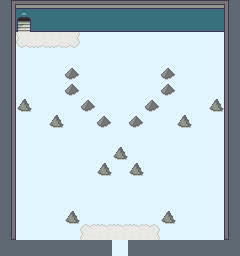

Rendered tile map (Tiled .tmx) drawn with the repository's tilesets; below, a short description and the map source with its tile grids summarised:
An orthogonal 15x16 tile map with 16x16 px tiles, 2 tile layers (Tile Layer 1, Tile Layer 2), 8 tilesets and 9 objects (3x NPC, 2x Solid, 2x Door).

<map version="1.9" tiledversion="1.9.0" orientation="orthogonal" renderorder="right-down" width="15" height="16" tilewidth="16" tileheight="16" infinite="0" backgroundcolor="#e1f5fe" nextlayerid="11" nextobjectid="71">
 <properties>
  <property name="action">(begin
  (map-name "XEONJIA TOWER – 1F")
  (if (!get "x2-safe")
    (dialog
      '(("* The Spirit of Fire warmed the tower *")
      ("/september" "Here we are finally! It's time to save the world!")))))</property>
  <property name="disable-worldmap" type="bool" value="true" />
  <property name="map-name" value="XEONJIA TOWER – 1F" />
  <property name="music" value="tower" />
 </properties>
 <tileset firstgid="1" source="../tilesets/outdoor-1.tsx" />
 <tileset firstgid="129" source="../tilesets/monsters.tsx" />
 <tileset firstgid="204" source="../tilesets/npc_common.tsx" />
 <tileset firstgid="256" source="../tilesets/outdoor-2.tsx" />
 <tileset firstgid="416" source="../tilesets/outdoor-3.tsx" />
 <tileset firstgid="544" source="../tilesets/indoor.tsx" />
 <tileset firstgid="600" source="../tilesets/npc_main.tsx" />
 <tileset firstgid="632" source="../tilesets/tower.tsx" />
 <layer id="1" name="Tile Layer 1" width="15" height="16">
  <data>[240 cells, 96 non-empty, 19 distinct tile ids]</data>
 </layer>
 <objectgroup id="9" name="npc">
  <object id="63" class="NPC" gid="613" x="128" y="240" width="16" height="16">
   <properties>
    <property name="action">(if (!get "x1-move")
  (dialog '(("/" "The temperature is great here.")))
  (dialog '(("/" "What were you thinking about?"))))</property>
    <property name="actionOnEvent">(if (get "x1-safe")
  (delete-me))</property>
   </properties>
  </object>
  <object id="64" class="NPC" gid="629" x="96" y="240" width="16" height="16">
   <properties>
    <property name="action">(if (!get "x1-move")
  (dialog '(("/" "I can't wait to defeat the King of Evil.")))
  (dialog '(("/" "We have no time to waste!"))))</property>
    <property name="actionOnEvent">(if (get "x1-safe")
  (delete-me))</property>
   </properties>
  </object>
  <object id="65" class="NPC" gid="625" x="144" y="240" width="16" height="16">
   <properties>
    <property name="action" value="(dialog '((&quot;/&quot; &quot;If there are monsters I hide, I don't like to fight.&quot;)))" />
    <property name="actionOnEvent">(if (get "x1-safe")
  (delete-me))</property>
   </properties>
  </object>
 </objectgroup>
 <layer id="6" name="Tile Layer 2" width="15" height="16">
  <data>[240 cells, 0 non-empty, 0 distinct tile ids]</data>
 </layer>
 <objectgroup id="8" name="items">
  <object id="67" class="Solid" x="112" y="208" width="16" height="16">
   <properties>
    <property name="actionOnCollision">(if (!get "x1-move")
  (begin
    (delete-me)
    (set "x1-move" #t)
    (dialog
      '(("/shen" "Let's go!")
      ("/milla_happy" "Yeahhh!")))
    (wait)
    (move '(1 63))
    (move '(1 64))
    (move '(1 65))
    (wait 1.2)
    (move '(2 63))
    (move '(3 64))
    (move '(2 65))
    (wait 1.2)
    (move '(1 63))
    (move '(1 64))
    (move '(1 65))
    (wait 1.2)
    (move '(3 63))
    (move '(2 64))
    (move '(2 65))
    (wait 1.2)
    (set-orientation '(1 63))
    (move '(1 64))
    (move '(1 65))
    (wait 1.2)
    (move '(1 63))
    (move '(3 65))
    (wait 1.2)
    (move '(3 63))
    (move '(3 65))
    (wait 0.6)
    (set-orientation '(0 63))
    (set-orientation '(0 64))
    (set-orientation '(0 65))
    (wait 1.8)
    (dialog
      '(("Am I really in the tower? I still don't believe it…\nAfter this long journey…\nEverything I've been through has prepared me for this moment.\nI can no longer hesitate, I can't look back.\nLet the last challenge begin!")
      ("/september" "Come on, {{hero}}! Move! What are you waiting for?!")
      ("/" "Yes, sorry, I'm coming!")))
    (wait)))</property>
    <property name="actionOnEvent">(if (get "x1-move")
  (delete-me))</property>
   </properties>
  </object>
  <object id="68" class="Solid" gid="648" x="112" y="256" width="16" height="16">
   <properties>
    <property name="action" value="(dialog '((&quot;The door is closed. I can't open it.\nAnyway, it's not the time to run away.&quot;)))" />
    <property name="actionOnEvent">(if (get "the-end")
  (delete-me))</property>
   </properties>
  </object>
  <object id="69" gid="640" x="112" y="256" width="16" height="16">
   <properties>
    <property name="actionOnEvent">(if (!get "the-end")
  (delete-me))</property>
   </properties>
  </object>
  <object id="70" gid="638" x="112" y="192" width="16" height="16">
   <properties>
    <property name="action">(if (! (has-item "x1.stone4"))
  (begin
    (dialog '(("/" "There is something behind this rock… It's a stone!")))
    (give-item "x1.stone4")
    (dialog '(("This is a very strange stone…"))))
  (dialog '(("/" "A rock."))))</property>
   </properties>
  </object>
 </objectgroup>
 <objectgroup id="10" name="spawn points">
  <object id="54" class="Door" x="112" y="224" width="16" height="16">
   <properties>
    <property name="action">(if (!get "the-end")
  (dialog '(("The door is closed. I can't open it.\nAnyway, it's not the time to run away."))))</property>
    <property name="mainDoor" type="bool" value="true" />
    <property name="orientation" type="int" value="1" />
    <property name="roomId" value="999" />
   </properties>
  </object>
  <object id="56" class="Door" x="16" y="32" width="16" height="16">
   <properties>
    <property name="roomId" value="x2" />
   </properties>
  </object>
 </objectgroup>
</map>
